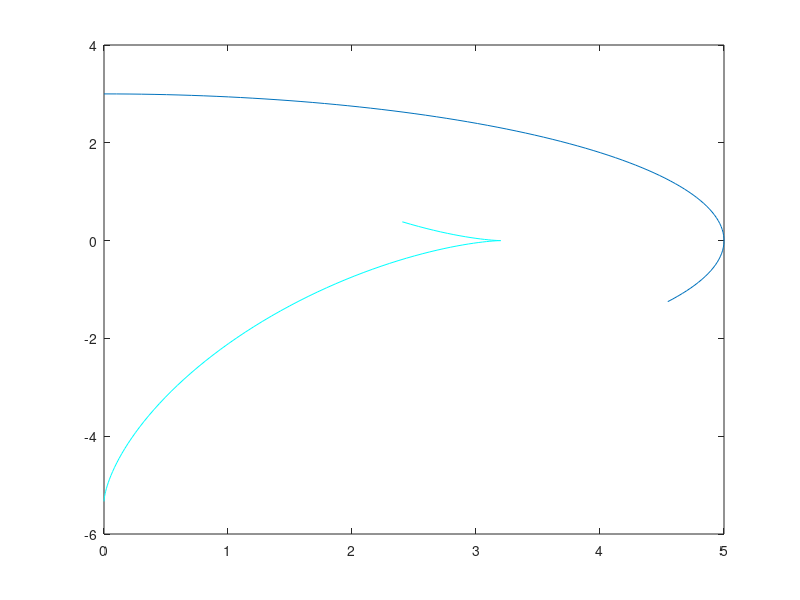

The MATLAB script that drew this image:
clear all; clc; close all
% Computes data for a parabola as a parameterized curve.
% The parameter is t, must be defined outside this script
%  with, for example, t=linspace(-1,1); (you decide the limits)
% or t=linspace(-1,1,10000) if you want LOTS of points close together.
s=linspace(0,2); 
x=5*sin(s);        % x=t and y=t^2 are the coordinates of
y=3*cos(s);     % points on the curve.  t is a parameter along the curve.
x1=5*cos(s);    % first derivative of x(t) -- the constant function 1
y1=-3*sin(s);             % first derivative of y(t) -- the function 2t
x2=-5*sin(s);  % second derivative of x(t) -- the constant function 0
y2=-3*cos(s); % second derivative of y(t) -- the constant function 2
%%%%%%%%%%%%%%%%%%%%%%%%%%%%%%%%%%%%%%%%%%%%%%%%%%%%%%%%%%%%%%%%%%%%%%%%%%%%%
% the code below can be used for any curve, not just the parabola

Nx=-y1./sqrt(x1.*x1+y1.*y1);   %x component of unit normal vector
Ny=x1./sqrt(x1.*x1+y1.*y1);    %y component of unit normal vector
K=(y2.*x1-x2.*y1)./(sqrt(x1.*x1+y1.*y1)).^3; %curvature
plot(x,y) % plot the curve
figure(gcf) %bring figure window to the top

% 
% 
% N=length(s);
% tcircle=round(N*rand);
% rcircle=1/K(tcircle);
% xcircle=x(tcircle)+rcircle*Nx(tcircle);
% ycircle=y(tcircle)+rcircle*Ny(tcircle);
% hold on
% v=linspace(0,2*pi);
% plot(xcircle+rcircle*cos(v),ycircle+rcircle*sin(v),'m')
% v=0:1;
% plot(x(tcircle)+v*rcircle*Nx(tcircle),y(tcircle)+v*rcircle*Ny(tcircle),'m')
% plot(x(tcircle),y(tcircle),'b.')
% text(x(tcircle)+0.2,y(tcircle),'P')
% figure(gcf)
% hold off

% Computes and plots the evolute of a curve previously computed
hold on         % will plot on top of current graph
xe=x+Nx./K;      % find points on the evolute, x coordinate (K is curvature)
ye=y+Ny./K;      % find points on the evolute, y coordinate: (Nx,Ny) is unit normal
plot(xe,ye,'c') % plot evolute in cyan
hold off
figure(gcf)     % get-current-figure and bring to top
